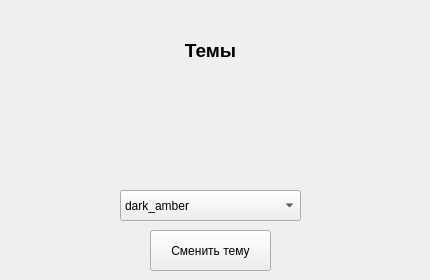
   <widget class="QWidget" name="tab_7">
    <attribute name="title">
     <string>Настройки</string>
    </attribute>
    <widget class="QComboBox" name="theme">
     <property name="geometry">
      <rect>
       <x>120</x>
       <y>190</y>
       <width>181</width>
       <height>31</height>
      </rect>
     </property>
     <item>
      <property name="text">
       <string>dark_amber</string>
      </property>
     </item>
     <item>
      <property name="text">
       <string>dark_blue</string>
      </property>
     </item>
     <item>
      <property name="text">
       <string>dark_cyan</string>
      </property>
     </item>
     <item>
      <property name="text">
       <string>dark_lightgreen</string>
      </property>
     </item>
     <item>
      <property name="text">
       <string>dark_pink</string>
      </property>
     </item>
     <item>
      <property name="text">
       <string>dark_purple</string>
      </property>
     </item>
     <item>
      <property name="text">
       <string>dark_red</string>
      </property>
     </item>
     <item>
      <property name="text">
       <string>dark_teal</string>
      </property>
     </item>
     <item>
      <property name="text">
       <string>dark_yellow</string>
      </property>
     </item>
     <item>
      <property name="text">
       <string>light_amber</string>
      </property>
     </item>
     <item>
      <property name="text">
       <string>light_blue</string>
      </property>
     </item>
     <item>
      <property name="text">
       <string>light_cyan</string>
      </property>
     </item>
     <item>
      <property name="text">
       <string>light_cyan_500</string>
      </property>
     </item>
     <item>
      <property name="text">
       <string>light_lightgreen</string>
      </property>
     </item>
     <item>
      <property name="text">
       <string>light_pink</string>
      </property>
     </item>
     <item>
      <property name="text">
       <string>light_purple</string>
      </property>
     </item>
     <item>
      <property name="text">
       <string>light_red</string>
      </property>
     </item>
     <item>
      <property name="text">
       <string>light_teal</string>
      </property>
     </item>
     <item>
      <property name="text">
       <string>light_yellow</string>
      </property>
     </item>
    </widget>
    <widget class="QLabel" name="label">
     <property name="geometry">
      <rect>
       <x>0</x>
       <y>10</y>
       <width>421</width>
       <height>81</height>
      </rect>
     </property>
     <property name="text">
      <string>&lt;html&gt;&lt;head/&gt;&lt;body&gt;&lt;p align=&quot;center&quot;&gt;&lt;span style=&quot; font-size:14pt; font-weight:600;&quot;&gt;Темы&lt;/span&gt;&lt;/p&gt;&lt;/body&gt;&lt;/html&gt;</string>
     </property>
    </widget>
    <widget class="QPushButton" name="pushButton">
     <property name="geometry">
      <rect>
       <x>150</x>
       <y>230</y>
       <width>121</width>
       <height>41</height>
      </rect>
     </property>
     <property name="text">
      <string>Сменить тему</string>
     </property>
    </widget>
   </widget>
